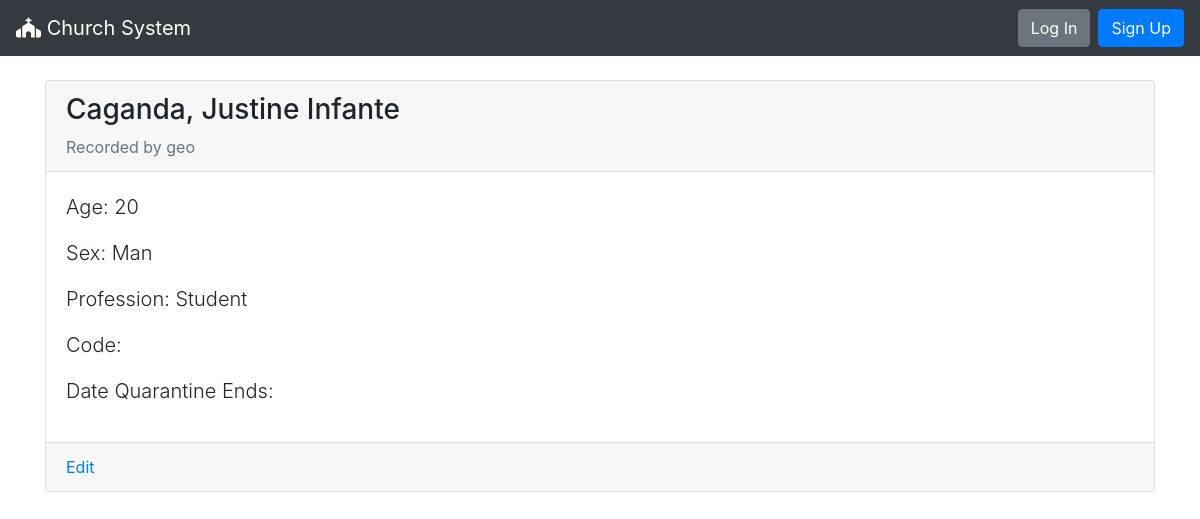
The page /user/4/ (signed in) on the database its author committed.
### user/models.py (models this page shows, shortened)
class User(models.Model):
    class Sex(models.TextChoices):
        MAN = 'M', ('Man')
        WOMAN = 'F', ('Woman')
    first_name = models.CharField(max_length=50)
    middle_name = models.CharField(max_length=50)
    last_name = models.CharField(max_length=50)
    birthdate = models.DateField()
    age = models.IntegerField()
    sex = models.CharField(max_length=1, choices=Sex.choices, null=True)
    profession = models.CharField(max_length=50)
    staff = models.ForeignKey(Staff, on_delete=models.PROTECT)

### staff/models.py (models this page shows)
class Staff(AbstractUser):
    class Sex(models.TextChoices):
        MAN = 'M', ('Man')
        WOMAN = 'F', ('Woman')
    sex = models.CharField('sex', max_length=1, choices=Sex.choices, null=True)
    def __str__(self):
        return f'{self.username}'

### user/views.py (the view)
# urls.py: path('<int:pk>/', UserDetailView.as_view(), name='user_detail'),
class UserDetailView(LoginRequiredMixin, DetailView):
    model = User
    template_name = 'user_detail.html'
    context_object_name = 'user'

### templates/user_detail.html (shortened to what this page needs)
{% extends 'base.html' %}
{% block content %}
    <div class="card mt-4">
        <div class="card-header">
            <span class="font-weight-bold d-block"><h3>{{ user.last_name }}, {{ user.first_name }} {{ user.middle_name }}</h3></span>
            <span class="text-muted">Recorded by {{ user.staff }}</span>
        </div>
        <div class="card-body">
            <p class="lead">Age: {{ user.age }}</p>
            <p class="lead">Sex: {{ user.get_sex_display }}</p>
            <p class="lead">Profession: {{ user.profession }}</p>
            <p class="lead">Code: {{ user.code }}</p>
            <p class="lead">Date Quarantine Ends: {{ user.quarantine_ends }}</p>
        </div>
        <div class="card-footer">
            <a href="{% url 'user_edit' user.pk %}">Edit</a>
        </div>
    </div>
{% endblock content%}

### rows shown on the page
User: last_name "Caganda", first_name "Justine", middle_name "Infante", staff "geo", age "20", sex "Man", profession "Student"
